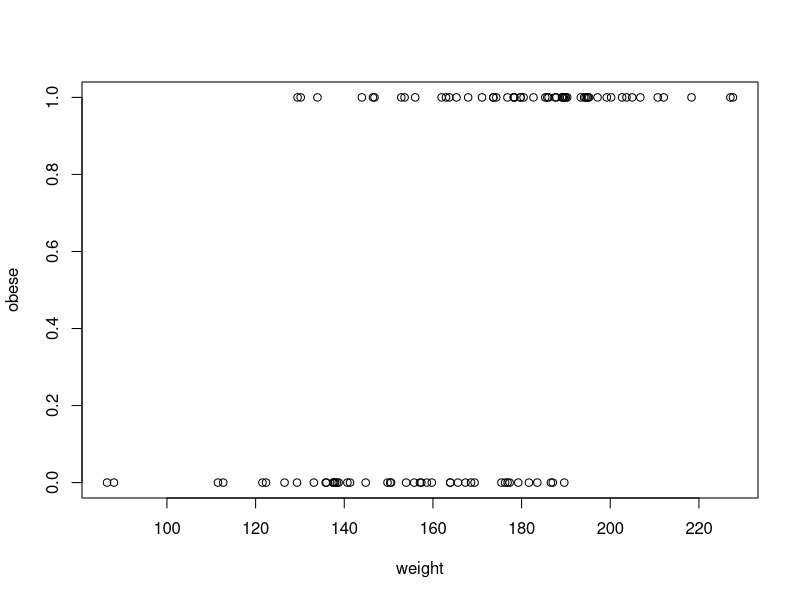
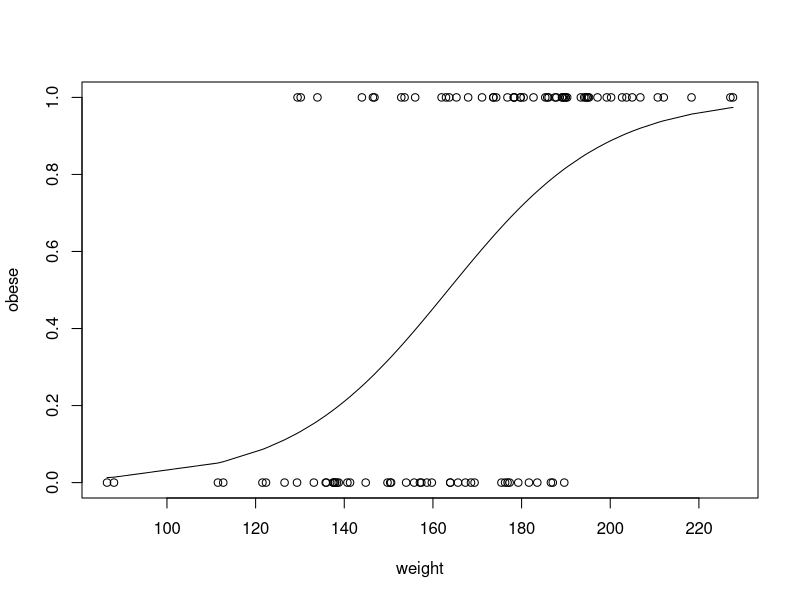
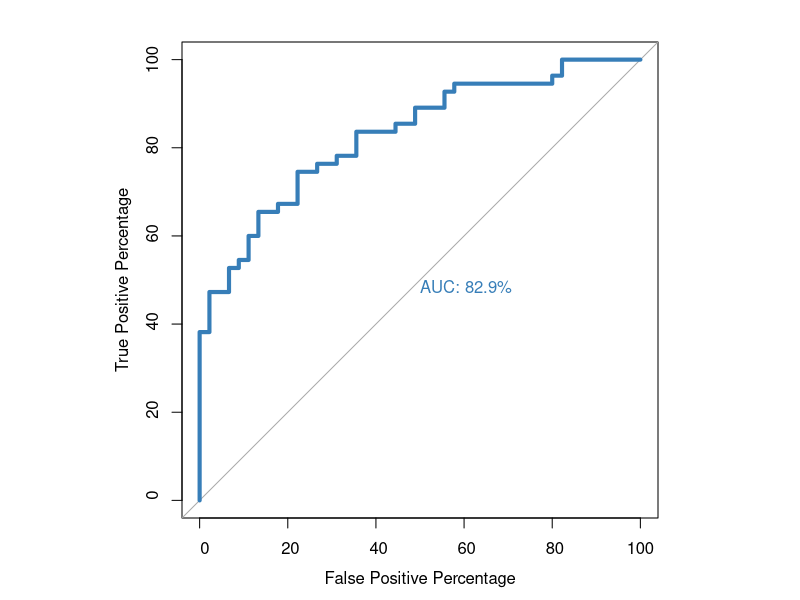
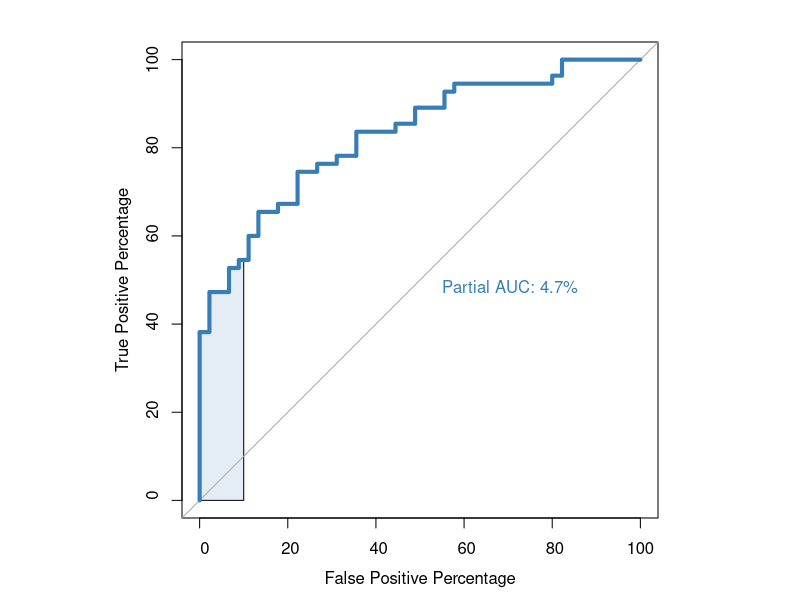
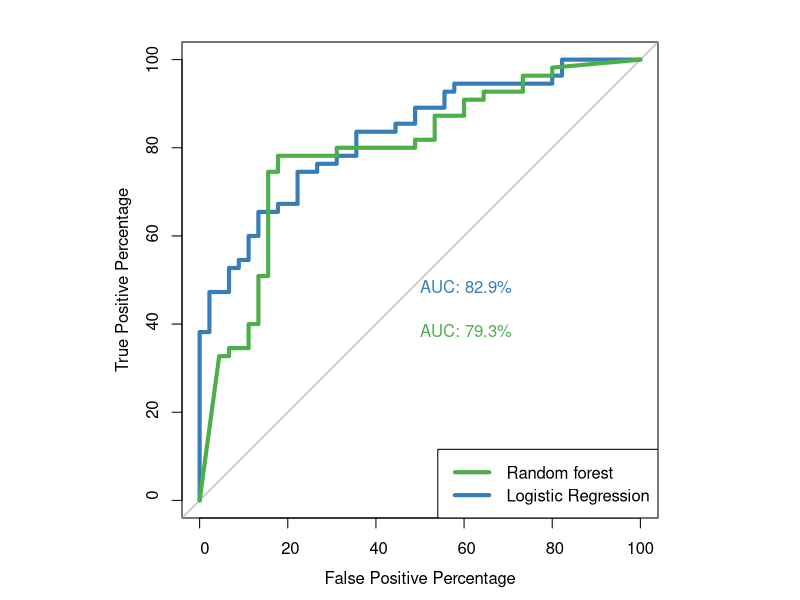

Source code (R) for these figures, in order:
## ---- chunk 1
library(pROC)
library(randomForest)
set.seed(420)
## ---- chunk 2
num_samples = 100
weight = sort(rnorm(n = num_samples,mean = 172,sd = 29))
obese = ifelse(test = (runif(n=num_samples) < (rank(weight)/100)), yes = 1,no = 0 )

obese
## ---- chunk 3
plot(x= weight,y = obese)

## ---- chunk 4
glm_fit = glm(obese ~ weight, family = binomial)
plot(x= weight,y = obese)
lines(weight,glm_fit$fitted.values)
## ---- chunk 5
par(pty = "s")
roc(
obese,
glm_fit$fitted.values,
plot = TRUE,
legacy.axes = TRUE,
percent = TRUE,
xlab = "False Positive Percentage",
ylab = "True Positive Percentage",
col = "#377eb8",
lwd = 4,
print.auc = TRUE
)
## ---- chunk 6
par(pty = "s")
roc(
obese,
glm_fit$fitted.values,
plot = TRUE,
legacy.axes = TRUE,
percent = TRUE,
xlab = "False Positive Percentage",
ylab = "True Positive Percentage",
col = "#377eb8",
lwd = 4,
print.auc = TRUE,
print.auc.x = 45,
partial.auc=c(100,90),
auc.polygon = TRUE,
auc.polygon.col = '#377eb822'
)
## ---- chunk 7
roc_info = roc(obese, glm_fit$fitted.values, legacy.axes = TRUE)
roc_def = data.frame(
  tpp = roc_info$sensitivities * 100,
  fpp = (1 - roc_info$specificities) * 100,
  thresholds = roc_info$thresholds
)
print('head')
head(roc_def)
print('tail')
tail(roc_def)
## ---- chunk 8
roc_def[roc_def$tpp>60 & roc_def$tpp < 80 ,]

## ---- chunk 9
rf_model = randomForest(factor(obese) ~ weight)
## ---- chunk 10
par(pty = "s")
roc(
obese,
glm_fit$fitted.values,
plot = TRUE,
legacy.axes = TRUE,
percent = TRUE,
xlab = "False Positive Percentage",
ylab = "True Positive Percentage",
col = "#377eb8",
lwd = 4,
print.auc = TRUE
)

plot.roc(obese,rf_model$votes[,1],percent= TRUE,col = '#4daf4a',lwd = 4,print.auc=TRUE,add=TRUE, print.auc.y=40)

legend("bottomright",legend=c("Random forest","Logistic Regression"),col =c("#4dac4a","#377eb8"),lwd= 4)
